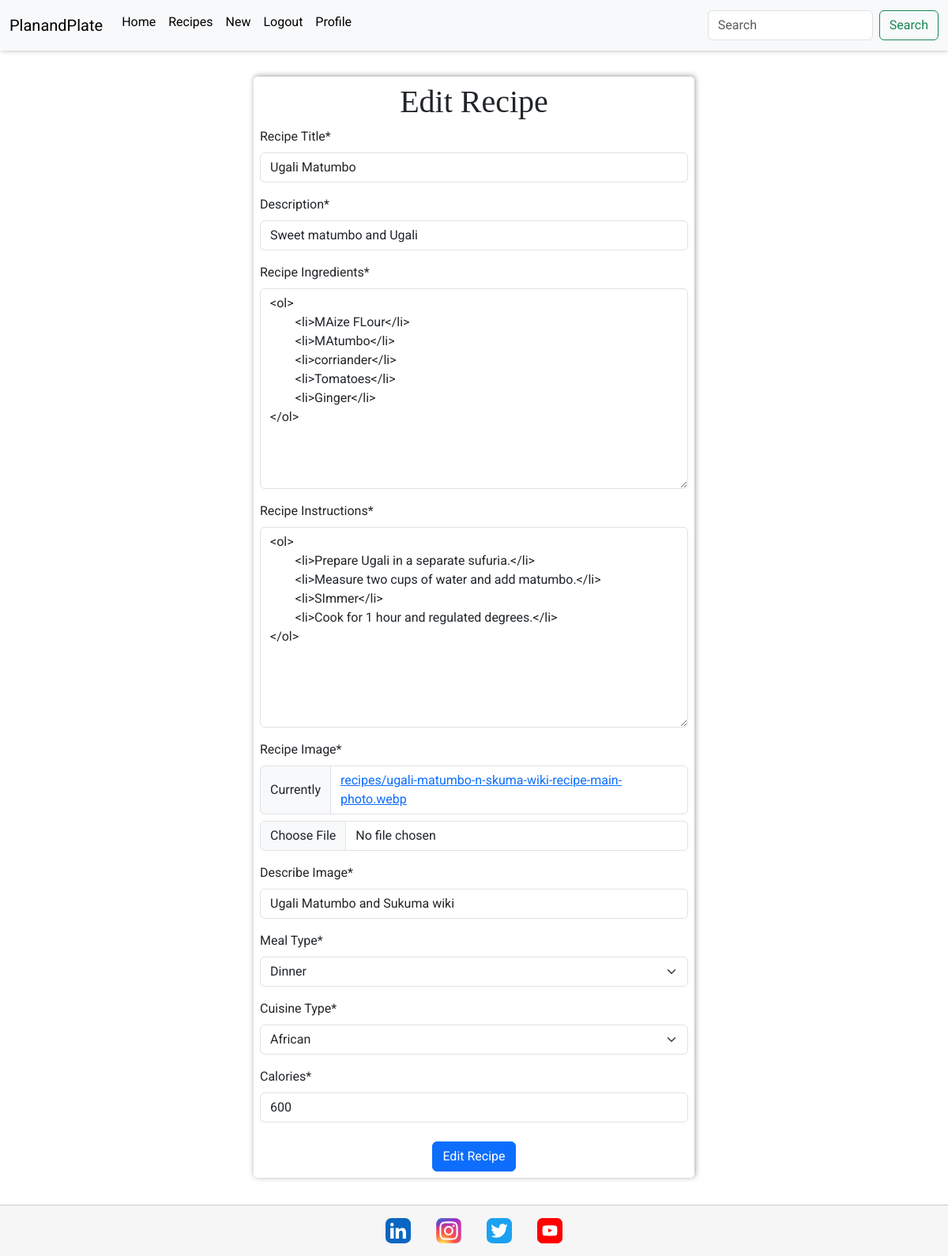
Page /recipes/edit/4/ (signed in) on the committed database.
### recipes/models.py (models this page shows, shortened)
class Recipe(models.Model):
    user = models.ForeignKey(
        User, related_name="recipe_owner", on_delete=models.CASCADE
    )
    title = models.CharField(max_length=300, null=False, blank=False)
    description = models.CharField(max_length=500, null=False, blank=False)
    instructions = RichTextField(max_length=10000, null=False, blank=False)
    ingredients = RichTextField(max_length=10000, null=False, blank=False)
    image = ResizedImageField(
        size=[400, None],
        quality=75,
        upload_to="recipes/",
        force_format="WEBP",
        blank=False,
        null=False,
    )
    image_alt = models.CharField(max_length=100, null=False, blank=False)
    meal_type = models.CharField(max_length=50, choices=MEAL_TYPES, default="breakfast")
    cuisine_types = models.CharField(
        max_length=100, choices=CUISINE_TYPES, default="african"
    )
    calories = models.IntegerField()
    posted_date = models.DateTimeField(auto_now=True)
    class Meta:
        ordering = ["-posted_date"]

### recipes/views.py (the view)
# urls.py: path("edit/<slug:pk>/", EditeRecipe.as_view(), name="edit_recipe"),
class EditeRecipe(LoginRequiredMixin, UserPassesTestMixin, UpdateView):
    template_name = "recipes/edit_recipe.html"
    model = Recipe
    form_class = RecipeForm
    success_url = "/recipes/recipes/"
    def test_func(self):
        return self.request.user == self.get_object().user

### recipes/forms.py
class RecipeForm(forms.ModelForm):
    class Meta:
        model = Recipe
        fields = [
            "title",
            "description",
            "ingredients",
            "instructions",
            "image",
            "image_alt",
            "meal_type",
            "cuisine_types",
            "calories",
        ]
        ingredients = forms.CharField(widget=RichTextWidget())
        instructions = forms.CharField(widget=RichTextWidget())
        widget = {
            "description": forms.Textarea(attrs={"rows": 5}),
        }
        labels = {
            "title": "Recipe Title",
            "description": "Description",
            "ingredients": "Recipe Ingredients",
            "instructions": "Recipe Instructions",
            "image": "Recipe Image",
            "image_alt": "Describe Image",
            "meal_type": "Meal Type",
            "cuisine_types": "Cuisine Type",
            "calories": "Calories",
        }

### recipes/templates/recipes/edit_recipe.html (shortened to what this page needs)
{% extends 'base.html' %}
{% block content %}
<div class="container">
    <form method="POST" enctype="multipart/form-data" class="p-2 form">
        <h1 class="text-center"> Edit Recipe</h1>
        {{ form|crispy }}
        <div class="text-center">
            <button type="submit" class="btn btn-primary mt-2">Edit Recipe</button>
        </div>
    </form>
</div>
{% endblock %}

### static/css/base.css (style rules this page uses)
:root { --title: 'EB Garamond', serif; --main-font: 'Roboto', serif; --background: #3f006a0f; --blue: #0d6efd; --black: #000; --off-white: #f6f6f6; --white: #fff; --orange: #ffbf50; --smal-box-shadow: 1px -1px 7px 0 #00000061; --border: 1px solid #00000030; }
html, body { height: 100%; }
body { display: flex; flex-direction: column; font-family: var(--main-font); }
h1, h2, h3, h4, h5, h6 { font-family: var(--title); }
.form { width: 100%; margin: 3% auto; box-shadow: var(--smal-box-shadow); border-radius: 5px; }
@media screen and (min-width:40em) { .form { width: 50%; } }

### rows in the picture
Recipe: title "Ugali Matumbo", description "Sweet matumbo and Ugali", ingredients "<ol> <li>MAize FLour</li> <li>MAtumbo</li> <li>corriander</li> <li>Tomatoes</li> <li>Ginger</li> </ol>", instructions "<ol> <li>Prepare Ugali in a separate sufuria.</li> <li>Measure two cups of water and add matumbo.</li> <li>SImmer</li> <li>Cook for 1 hour and regulated degrees.</li> </ol>", image_alt "Ugali Matumbo and Sukuma wiki", meal_type "Dinner", cuisine_types "African", calories "600"
